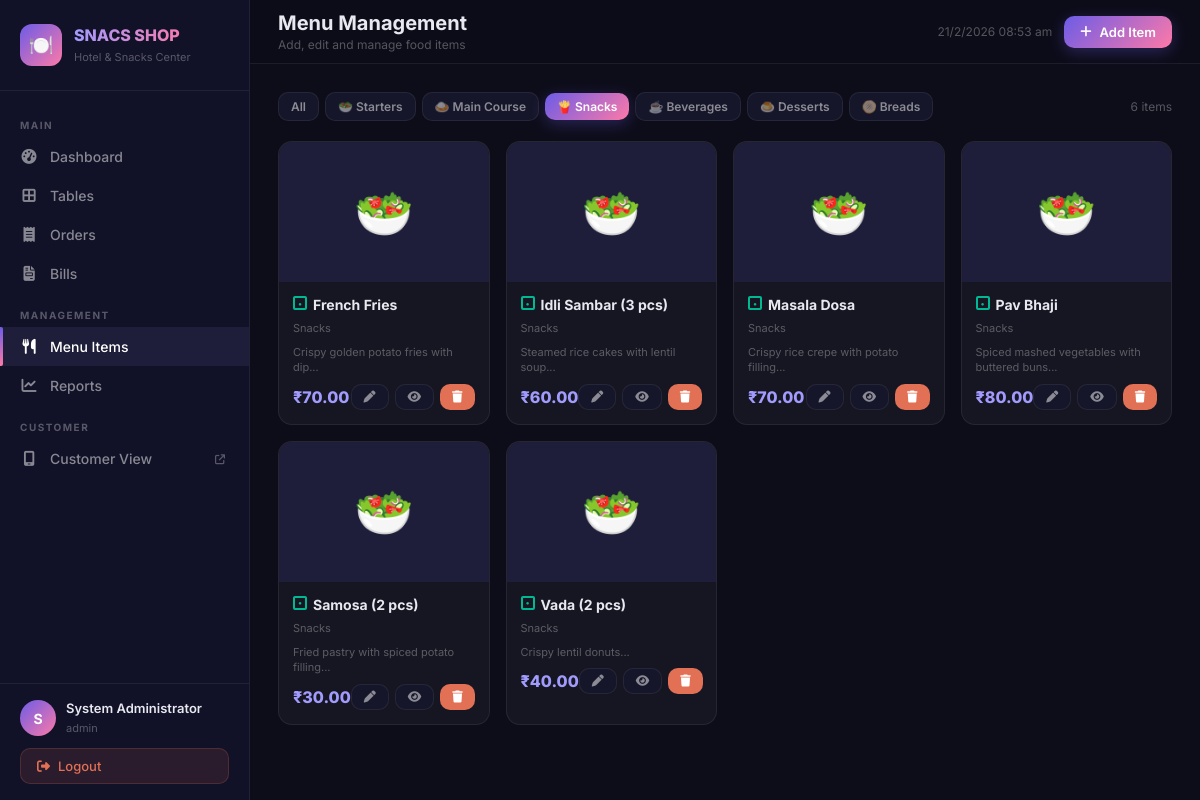
/admin/menu.php?cat=3 (signed in), run on the app's committed database.
### tables this page shows
CREATE TABLE `menu_categories` (
  `id` INT(11) NOT NULL AUTO_INCREMENT,
  `name` VARCHAR(100) NOT NULL,
  `icon` VARCHAR(50) DEFAULT '🍽️',
  `sort_order` INT(11) NOT NULL DEFAULT 0,
  `is_active` TINYINT(1) NOT NULL DEFAULT 1,
  PRIMARY KEY (`id`)
);

CREATE TABLE `menu_items` (
  `id` INT(11) NOT NULL AUTO_INCREMENT,
  `category_id` INT(11) NOT NULL,
  `name` VARCHAR(200) NOT NULL,
  `description` TEXT DEFAULT NULL,
  `price` DECIMAL(10,2) NOT NULL,
  `image` VARCHAR(255) DEFAULT NULL,
  `is_veg` TINYINT(1) NOT NULL DEFAULT 1,
  `is_available` TINYINT(1) NOT NULL DEFAULT 1,
  `is_deleted` TINYINT(1) NOT NULL DEFAULT 0,
  `sort_order` INT(11) NOT NULL DEFAULT 0,
  `created_at` TIMESTAMP NOT NULL DEFAULT CURRENT_TIMESTAMP,
  `updated_at` TIMESTAMP NOT NULL DEFAULT CURRENT_TIMESTAMP ON UPDATE CURRENT_TIMESTAMP,
  PRIMARY KEY (`id`),
  KEY `category_id` (`category_id`),
  CONSTRAINT `fk_menu_category` FOREIGN KEY (`category_id`) REFERENCES `menu_categories` (`id`) ON DELETE CASCADE
);

### config/database.php (called while the page is built, shortened)
<?php
class Database {
    private static $instance = null;
    private $pdo;
    private function __construct() {
        $dsn = "mysql:host=" . DB_HOST . ";dbname=" . DB_NAME . ";charset=" . DB_CHARSET;
        $options = [
            PDO::ATTR_ERRMODE            => PDO::ERRMODE_EXCEPTION,
            PDO::ATTR_DEFAULT_FETCH_MODE => PDO::FETCH_ASSOC,
            PDO::ATTR_EMULATE_PREPARES   => false,
        ];
        try {
            $this->pdo = new PDO($dsn, DB_USER, DB_PASS, $options);
        } catch (PDOException $e) {
            die(json_encode(['error' => 'Database connection failed: ' . $e->getMessage()]));
        }
    }
    public static function getInstance() {
        if (self::$instance === null) {
            self::$instance = new self();
        }
        return self::$instance;
    }
    public function query($sql, $params = []) {
        $stmt = $this->pdo->prepare($sql);
        $stmt->execute($params);
        return $stmt;
    }
    public function fetchAll($sql, $params = []) {
        return $this->query($sql, $params)->fetchAll();
    }
}
function db() {
    return Database::getInstance();
}

### config/config.php (called while the page is built, shortened)
<?php
require_once __DIR__ . '/database.php';
function formatCurrency($amount) {
    return CURRENCY . number_format($amount, 2);
}

### admin/menu.php (the view, shortened to what this page needs)
<?php
require_once __DIR__ . '/../config/config.php';
$topbarActions = '<a href="javascript:void(0)" onclick="openAddItemModal()" class="topbar-btn btn-primary"><i class="fa fa-plus"></i> Add Item</a>';
$categories = db()->fetchAll("SELECT * FROM menu_categories WHERE is_active=1 ORDER BY sort_order");
$selectedCat = isset($_GET['cat']) ? (int)$_GET['cat'] : 0;
$sql = "SELECT m.*, c.name as category_name FROM menu_items m JOIN menu_categories c ON m.category_id=c.id WHERE m.is_deleted=0";
$params = [];
if ($selectedCat) { $sql .= " AND m.category_id=?"; $params[] = $selectedCat; }
$sql .= " ORDER BY c.sort_order, m.sort_order, m.name";
$items = db()->fetchAll($sql, $params);
include __DIR__ . '/partials/header.php';
?>
<div style="display:flex;gap:6px;flex-wrap:wrap;margin-bottom:20px;align-items:center">
    <a href="menu.php" class="topbar-btn <?= $selectedCat?'btn-secondary':'btn-primary' ?> btn-sm">All</a>
    <?php foreach($categories as $c): ?>
    <a href="menu.php?cat=<?= $c['id'] ?>" class="topbar-btn <?= $selectedCat==$c['id']?'btn-primary':'btn-secondary' ?> btn-sm"><?= $c['icon'] ?> <?= $c['name'] ?></a>
    <?php endforeach; ?>
    <span style="margin-left:auto;color:var(--text-muted);font-size:12px"><?= count($items) ?> items</span>
</div>
<?php if (empty($items)): ?>
<div class="empty-state"><div class="empty-icon">🍽️</div><h3>No items found</h3><p>Add your first menu item using the button above.</p></div>
<?php else: ?>
<div class="menu-grid">
<?php foreach ($items as $item): ?>
<div class="menu-item-card <?= !$item['is_available']?'unavailable':'' ?>" id="item-<?= $item['id'] ?>">
    <div class="item-img">
        <?php if ($item['image'] && file_exists(UPLOAD_PATH . $item['image'])): ?>
        <img src="<?= UPLOAD_URL . $item['image'] ?>" alt="<?= htmlspecialchars($item['name']) ?>">
        <?php else: ?>
        <?= $item['is_veg'] ? '🥗' : '🍗' ?>
        <?php endif; ?>
    </div>
    <div class="item-body">
        <div style="display:flex;align-items:flex-start;gap:6px;margin-bottom:4px">
            <span class="veg-dot <?= $item['is_veg']?'veg':'nonveg' ?>"></span>
            <div class="item-name"><?= htmlspecialchars($item['name']) ?></div>
        </div>
        <div class="item-cat"><?= $item['category_name'] ?></div>
        <?php if ($item['description']): ?>
        <div style="font-size:11px;color:var(--text-muted);margin-bottom:8px;line-height:1.4"><?= htmlspecialchars(substr($item['description'],0,60)) ?>...</div>
        <?php endif; ?>
        <div class="item-footer">
            <div class="item-price"><?= formatCurrency($item['price']) ?></div>
            <div class="item-actions">
                <button class="topbar-btn btn-secondary btn-sm" onclick='editItem(<?= json_encode($item) ?>)' title="Edit"><i class="fa fa-pen"></i></button>
                <button class="topbar-btn btn-secondary btn-sm" onclick="toggleAvailability(<?= $item['id'] ?>, <?= $item['is_available'] ?>)" title="Toggle availability"><i class="fa fa-<?= $item['is_available']?'eye':'eye-slash' ?>"></i></button>
                <button class="topbar-btn btn-danger btn-sm" onclick="deleteItem(<?= $item['id'] ?>, '<?= addslashes($item['name']) ?>')" title="Delete"><i class="fa fa-trash"></i></button>
            </div>
        </div>
    </div>
</div>
<?php endforeach; ?>
</div>
<?php endif; ?>
<?php include __DIR__ . '/partials/footer.php'; ?>

### assets/css/admin.css (style rules this page uses)
:root { --primary: #6c5ce7; --primary-light: #a29bfe; --accent: #fd79a8; --success: #00b894; --warning: #fdcb6e; --danger: #e17055; --info: #74b9ff; --bg-dark: #0d0d1a; --bg-card: #16162a; --bg-sidebar: #111127; --bg-hover: #1e1e3a; --border: rgba(255,255,255,0.07); --text-primary: #e8e8f0; --text-secondary: rgba(255,255,255,0.5); --text-muted: rgba(255,255,255,0.3); --sidebar-width: 250px; --header-height: 64px; --border-radius: 12px; --shadow: 0 4px 24px rgba(0,0,0,0.3); --table-available: #2d3748; --table-unpaid: rgba(225,112,85,0.15); --table-paid: rgba(0,184,148,0.15); --table-unpaid-border: #e17055; --table-paid-border: #00b894; }
* { margin: 0; padding: 0; box-sizing: border-box; }
body { font-family: 'Inter', sans-serif; background: var(--bg-dark); color: var(--text-primary); min-height: 100vh; overflow-x: hidden; }
.topbar-btn { display: inline-flex; align-items: center; gap: 8px; padding: 8px 16px; border-radius: 10px; font-size: 13px; font-weight: 600; cursor: pointer; border: none; transition: all 0.2s; font-family: 'Inter', sans-serif; text-decoration: none; }
.btn-primary { background: linear-gradient(135deg, var(--primary), var(--accent)); color: #fff; box-shadow: 0 4px 15px rgba(108,92,231,0.3); }
.btn-secondary { background: var(--bg-card); color: var(--text-secondary); border: 1px solid var(--border); }
.btn-danger { background: var(--danger); color: #fff; }
.btn-sm { padding: 6px 12px; font-size: 12px; }
.menu-grid { display: grid; grid-template-columns: repeat(auto-fill, minmax(200px, 1fr)); gap: 16px; }
.menu-item-card { background: rgba(255,255,255,0.04); border: 1px solid var(--border); border-radius: 14px; overflow: hidden; transition: all 0.25s; position: relative; }
.menu-item-card .item-img { width: 100%; height: 140px; object-fit: cover; background: var(--bg-hover); display: flex; align-items: center; justify-content: center; font-size: 48px; }
.menu-item-card .item-body { padding: 14px; }
.menu-item-card .item-name { font-size: 14px; font-weight: 700; margin-bottom: 4px; }
.menu-item-card .item-cat { font-size: 11px; color: var(--text-muted); margin-bottom: 10px; }
.menu-item-card .item-footer { display: flex; align-items: center; justify-content: space-between; }
.menu-item-card .item-price { font-size: 16px; font-weight: 800; color: var(--primary-light); }
.menu-item-card .item-actions { display: flex; gap: 6px; }
.veg-dot { width: 14px; height: 14px; border: 2px solid; border-radius: 2px; display: inline-flex; align-items: center; justify-content: center; flex-shrink: 0; }
.veg-dot.veg { border-color: var(--success); }
.veg-dot.veg::after { content: '●'; color: var(--success); font-size: 6px; }

### data on the page
menu_categories: icon "🥗", name "Starters"
menu_categories: icon "🍛", name "Main Course"
menu_categories: icon "🍟", name "Snacks"
menu_categories: icon "☕", name "Beverages"
menu_categories: icon "🍮", name "Desserts"
menu_categories: icon "🫓", name "Breads"
menu_items: is_veg 1 (drawn), name "French Fries", category.name "Snacks", description "Crispy golden potato fries with dip", price "₹70.00", is_available 1 (drawn)
menu_items: is_veg 1 (drawn), name "Idli Sambar (3 pcs)", category.name "Snacks", description "Steamed rice cakes with lentil soup", price "₹60.00", is_available 1 (drawn)
menu_items: is_veg 1 (drawn), name "Masala Dosa", category.name "Snacks", description "Crispy rice crepe with potato filling", price "₹70.00", is_available 1 (drawn)
menu_items: is_veg 1 (drawn), name "Pav Bhaji", category.name "Snacks", description "Spiced mashed vegetables with buttered buns", price "₹80.00", is_available 1 (drawn)
menu_items: is_veg 1 (drawn), name "Samosa (2 pcs)", category.name "Snacks", description "Fried pastry with spiced potato filling", price "₹30.00", is_available 1 (drawn)
menu_items: is_veg 1 (drawn), name "Vada (2 pcs)", category.name "Snacks", description "Crispy lentil donuts", price "₹40.00", is_available 1 (drawn)

### other printed values
APP_NAME "SNACS SHOP"
APP_TAGLINE "Hotel & Snacks Center"
substr($admin['full_name'] ?? 'A', 0, 1) "S"
$admin['full_name'] "System Administrator"
$admin['role'] "admin"
$pageTitle "Menu Management"
$pageSubtitle "Add, edit and manage food items"
count($items) "6"
